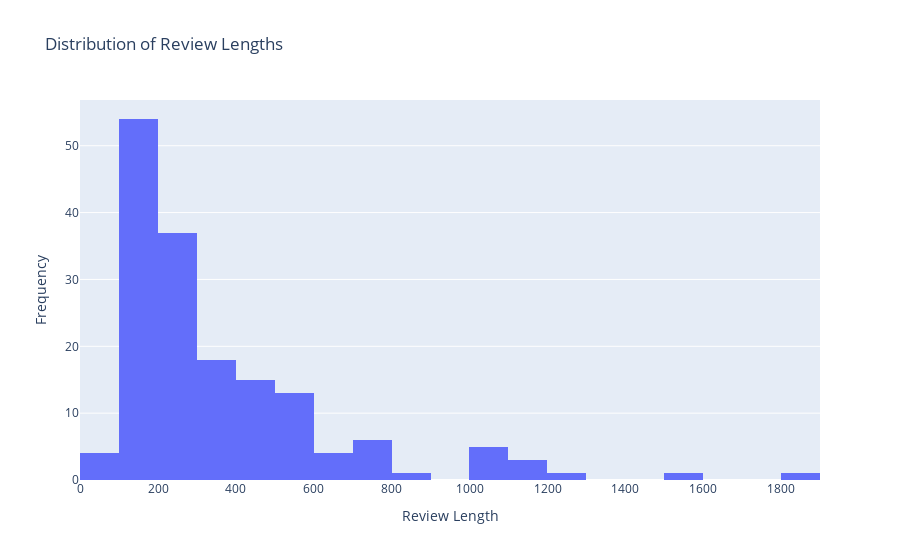

The code cell stored with this chart in its notebook:
### Code cell
fig = px.histogram(most_df, x=most_df['reviewText'].apply(len), nbins=20, title='Distribution of Review Lengths')
fig.update_layout(xaxis_title='Review Length', yaxis_title='Frequency')
fig.show()

### Figure 1 — Plotly figure (JSON) as saved in the notebook; plotly's stock layout.template omitted (floating-point values rounded to 4 significant figures; data arrays with more than 128 entries replaced by an {"elided": "..."} marker saying what was removed)
{"data": [{"alignmentgroup": "True", "bingroup": "x", "hovertemplate": "x=%{x}<br>count=%{y}<extra></extra>", "legendgroup": "", "marker": {"color": "#636efa", "pattern": {"shape": ""}}, "name": "", "nbinsx": 20, "offsetgroup": "", "orientation": "v", "showlegend": false, "type": "histogram", "x": {"elided": "163 int values"}, "xaxis": "x", "yaxis": "y"}], "layout": {"barmode": "relative", "legend": {"tracegroupgap": 0}, "title": {"text": "Distribution of Review Lengths"}, "xaxis": {"anchor": "y", "domain": [0, 1], "title": {"text": "Review Length"}}, "yaxis": {"anchor": "x", "domain": [0, 1], "title": {"text": "Frequency"}}}}
